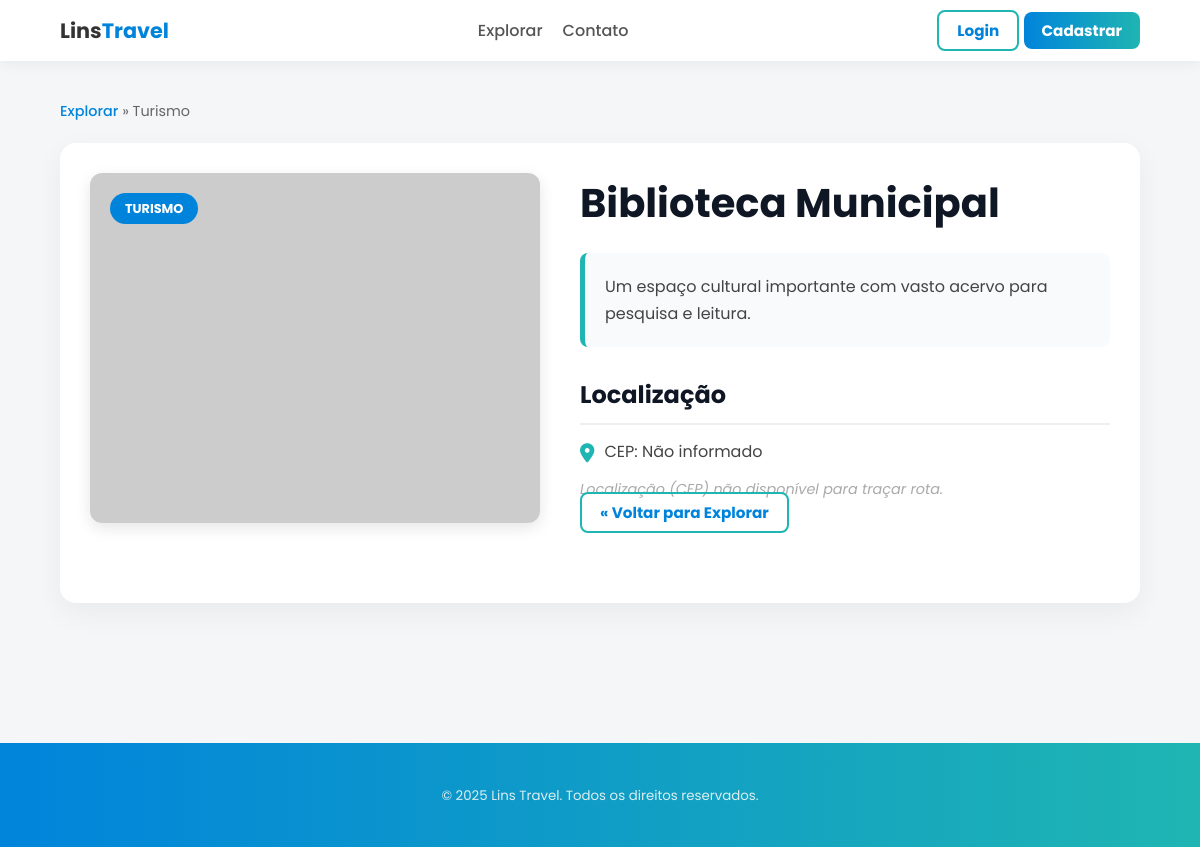
The page /php/detalhe.php?id=31 on the database its author committed.
### tables this page shows
CREATE TABLE `lugares` (
  `id` int(11) NOT NULL,
  `dono_id` int(11) NOT NULL,
  `nome` varchar(255) NOT NULL,
  `descricao` text NOT NULL,
  `endereco` varchar(255) NOT NULL,
  `imagem` varchar(255) NOT NULL,
  `categoria` enum('destaque','turismo','gastronomia','hospedagem') NOT NULL,
  `status_aprovacao` enum('pendente','aprovado','rejeitado','') NOT NULL,
  `estrelas_media` decimal(2,1) NOT NULL,
  `data_cadastro` datetime NOT NULL,
  `cep` varchar(10) DEFAULT NULL,
  `telefone` varchar(15) DEFAULT NULL
);

### php/detalhe.php (the view, shortened to what this page needs)
<?php
include "conn.php";
function buscarLugarPorId($pdo, $id) {
    $sql = "SELECT * FROM lugares WHERE id = :id AND status_aprovacao = 'aprovado'";
    try {
        $stmt = $pdo->prepare($sql);
        $stmt->execute(['id' => $id]);
        return $stmt->fetch(PDO::FETCH_ASSOC);
    } catch (PDOException $e) {
        error_log("Erro ao buscar local: " . $e->getMessage());
        return null;
    }
}
$id = $_GET['id'] ?? null;
$local = $id ? buscarLugarPorId($pdo, $id) : null;
$isLoggedIn = isset($_SESSION['user']);
$userRole = $_SESSION['user']['role'] ?? null;
?>
<!DOCTYPE html>
<html lang="pt-br">
<head>
    <link rel="stylesheet" href="../css/style.css">
    <link rel="stylesheet" href="../css/detalhe_style.css">
    <link rel="stylesheet" href="https://cdnjs.cloudflare.com/ajax/libs/font-awesome/6.0.0-beta3/css/all.min.css">
</head>
<body>
<header class="site-header">
    <nav class="navbar" id="navbar">
        <div class="container nav-inner">
            <a class="brand" href="../index.php">Lins<span class="brand-accent">Travel</span></a>
            <div class="nav-links" id="navLinks">
                <a href="explorar.php">Explorar</a>
                <a href="contato.php">Contato</a>
            </div>
            <div class="nav-actions">
                <?php if ($isLoggedIn): ?>
                    <div class="user-greeting">
                        Olá, <?= htmlspecialchars($_SESSION['user']['name'] ?? 'Usuário') ?>
                        <?php if ($userRole === 'ADM'): ?>
                            <a href="admin_dashboard.php" class="btn btn-primary" style="margin-right: 10px; padding: 5px 10px;">Administração</a>
                        <?php endif; ?>
                        <?php if ($userRole === 'DONO'): ?>
                            <a href="owner_dashboard.php" class="btn btn-primary" style="margin-right: 10px; padding: 5px 10px;">Meu Painel</a>
                        <?php endif; ?>
                        <a href="logout.php" class="btn btn-outline">Sair</a>
                    </div>
                <?php else: ?>
                    <a class="btn btn-outline" href="login.php">Login</a>
                    <a class="btn btn-primary" href="create.php">Cadastrar</a>
                <?php endif; ?>
            </div>
        </div>
    </nav>
</header>
<main>
    <section class="section detail-container">
        <div class="container">
            <p class="breadcrumb">
                <a href="explorar.php">Explorar</a> &raquo;
                <?= htmlspecialchars(ucfirst($local['categoria'])) ?>
            </p>
            <div class="content-wrapper">
                <div class="info-column">
                    <div class="main-image" style="background-image: url('<?= htmlspecialchars($local['imagem']) ?>');"
                        onerror="this.style.backgroundImage='url(https://placehold.co/800x600/cccccc/333333?text=Imagem+Indispon%C3%ADvel)'">
                        <span class="category-tag"><?= htmlspecialchars(ucfirst($local['categoria'])) ?></span>
                    </div>
                </div>
                <div class="text-column">
                    <h1><?= htmlspecialchars($local['nome']) ?></h1>
                    <div class="description-box">
                        <p class="lead-description"><?= nl2br(htmlspecialchars($local['descricao'])) ?></p>
                    </div>
                    <div class="location-map">
                        <h2>Localização</h2>
                        <div class="location-info">
                            <i class="fas fa-map-marker-alt"></i>
                            <p>CEP: <?= htmlspecialchars($local['cep'] ?? 'Não informado') ?></p>
                        </div>
                        <?php if (!empty($local['cep'])):
                            $cep_query = urlencode($local['cep'] . ", Lins, SP");
                            $maps_link = "https://www.google.com/maps/dir/?api=1&destination=" . $cep_query;
                        ?>
                            <a href="<?= $maps_link ?>" target="_blank" class="btn btn-maps">
                                <i class="fas fa-route"></i> Traçar Rota no Google Maps
                            </a>
                        <?php else: ?>
                            <p class="muted-error">Localização (CEP) não disponível para traçar rota.</p>
                        <?php endif; ?>
                    </div>
                    <a href="explorar.php" class="btn btn-outline" style="margin-top: 30px;">
                        &laquo; Voltar para Explorar
                    </a>
                </div>
            </div>
        </div>
    </section>
</main>
<footer class="site-footer">
    <div class="container footer-bottom">
        <small>&copy; <?= date('Y') ?> Lins Travel. Todos os direitos reservados.</small>
    </div>
</footer>
</body>
</html>

### css/style.css (style rules this page uses)
* { margin: 0; padding: 0; box-sizing: border-box; }
body { font-family: "Poppins", Arial, sans-serif; background-color: #f4f6f8; color: #333; line-height: 1.5; }
.container { width: 90%; max-width: 1100px; margin: 0 auto; }
.navbar { background-color: #ffffff; box-shadow: 0 4px 12px rgba(0,0,0,0.05); padding: 15px 0; position: sticky; top: 0; z-index: 100; }
.nav-inner { display: flex; justify-content: space-between; align-items: center; }
.brand { font-size: 1.3rem; font-weight: bold; color: #333; text-decoration: none; }
.brand-accent { color: #0084db; }
.nav-links { display: flex; gap: 20px; }
.nav-links a { text-decoration: none; color: #555; font-weight: 500; }
.btn { text-decoration: none; padding: 8px 18px; border-radius: 8px; font-weight: bold; border: none; cursor: pointer; font-size: 0.95rem; }
.btn-primary { background: linear-gradient(90deg, #0084db, #1fb5b2); color: white; }
.btn-outline { background-color: transparent; border: 2px solid #1fb5b2; color: #0084db; }
.section { padding: 60px 0; }
.site-footer { background: linear-gradient(90deg, #0084db, #1fb5b2); color: #dbeef0; padding: 40px 0; text-align: center; margin-top: 60px; }

### css/detalhe_style.css (style rules this page uses)
.detail-container { padding-top: 40px; padding-bottom: 80px; }
.breadcrumb { color: #666; margin-bottom: 20px; font-size: 0.9rem; }
.breadcrumb a { color: #0084db; text-decoration: none; font-weight: 500; }
.content-wrapper { display: flex; gap: 40px; background: white; padding: 30px; border-radius: 16px; box-shadow: 0 10px 30px rgba(0,0,0,0.05); }
.info-column { flex: 0 0 450px; display: flex; flex-direction: column; }
.text-column { flex: 1; }
.main-image { width: 100%; height: 350px; background-size: cover; background-position: center; border-radius: 12px; position: relative; box-shadow: 0 5px 15px rgba(0,0,0,0.1); }
.category-tag { position: absolute; top: 20px; left: 20px; padding: 6px 15px; background: #0084db; color: white; border-radius: 20px; font-weight: bold; text-transform: uppercase; font-size: 0.8rem; }
.text-column h1 { font-size: 2.5rem; color: #0f1724; margin-bottom: 20px; }
.description-box { padding: 20px; background-color: #f8fafc; border-left: 5px solid #1fb5b2; border-radius: 8px; margin-bottom: 30px; }
.lead-description { color: #444; line-height: 1.7; }
.location-map h2 { font-size: 1.5rem; color: #0f1724; border-bottom: 2px solid #eee; padding-bottom: 10px; margin-bottom: 15px; }
.location-info { display: flex; align-items: center; margin-bottom: 15px; color: #444; }
.location-info i { color: #1fb5b2; margin-right: 10px; font-size: 1.2rem; }
.muted-error { color: #aaa; font-style: italic; font-size: 0.9rem; }

### rows shown on the page
lugares: categoria "Turismo", categoria "TURISMO", nome "Biblioteca Municipal", descricao "Um espaço cultural importante com vasto acervo para pesquisa e leitura.", cep "Não informado"
